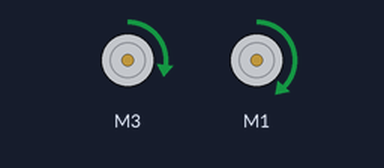
Recording of a sketch running on a simulated Arduino Mega 2560, built with avr-gcc and run on an emulated ATmega2560. Parts: 2 × DC motor (green arrow = forward, orange = backward, longer = faster). At 40.0 s the program stops and its outputs stay as they are.

Above: at 0.1 s.
At 9.1 s:
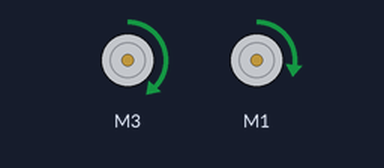
At 38.1 s:
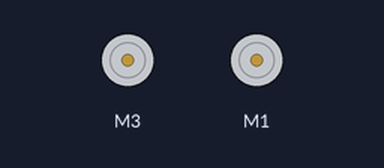
Timing chart, 0 to 39.6 s (numbered marks = the images above):
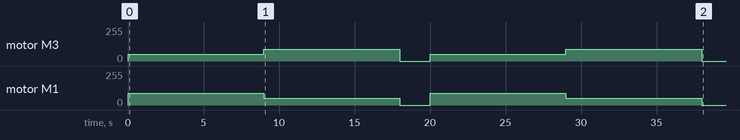

Measured:
- by itself, motor M3: stopped → forward 50/255 at 0.00 s, → forward 90/255 9.0 s later, → stopped 9.0 s later, → forward 50/255 2.0 s later, … (6 changes in this stretch)
- by itself, motor M1: stopped → forward 90/255 at 0.00 s, → forward 50/255 9.0 s later, → stopped 9.0 s later, → forward 90/255 2.0 s later, … (6 changes in this stretch)

The sketch:

Figure_Eight_Hobbs.ino
```cpp
/* B3_TimedForward.ino
   Drive the TWO-WHEELED Bread Board Bot (BBbot, B^3)
   straight ahead for specified time and then stop

   Intially commented out code will impliment a a short
   reverse brake on the motors.

   Arduino: Arduino Mega 256 v3 Clone
   Motor Shield: Adafruit assembled Motor Shield for Arduino v2
   ---->  http://www.adafruit.com/products/1438

   Programmer: Dave Eslinger (DLE); June 3, 2015
   Major revisions:
         6/7/2015, DLE: Cleaned it up for GoSciTech
         7/4/2015 DLE renamed

*/
#include <Wire.h>
#include <Adafruit_MotorShield.h>
#include <math.h>

// Create the motor shield object with the default I2C address
Adafruit_MotorShield AFMS = Adafruit_MotorShield();

// Define Constants(in all caps)
const byte TESTSPEED = 75;

// Define 'ports' for motors.
const byte LEFT_MOTOR_PORT = 3;
const byte RIGHT_MOTOR_PORT = 1;
// Create pointers to motor control objects
Adafruit_DCMotor *motorLeft = AFMS.getMotor(LEFT_MOTOR_PORT);
Adafruit_DCMotor *motorRight = AFMS.getMotor(RIGHT_MOTOR_PORT);

void setup(void){
  AFMS.begin();  // create with the default frequency 1.6KHz
  // Turn off all motors
  motorLeft->run(RELEASE);
  motorRight->run(RELEASE);
}

void loop(void){
  // Drive forward for 1 second at X/255 (~60% power)
  int duration = 1000;
  byte speed = 125;


  motorLeft->setSpeed(50);
  motorRight->setSpeed(90);

  motorLeft->run(FORWARD);
  motorRight->run(FORWARD);

  delay(9000);


  motorLeft->setSpeed(90);
  motorRight->setSpeed(50);

  motorLeft->run(FORWARD);
  motorRight->run(FORWARD);

  delay(9000);

  motorLeft->run(RELEASE);
  motorRight->run(RELEASE);

  delay(2000);


  motorLeft->setSpeed(50);
  motorRight->setSpeed(90);

  motorLeft->run(FORWARD);
  motorRight->run(FORWARD);

  delay(9000);


  motorLeft->setSpeed(90);
  motorRight->setSpeed(50);

  motorLeft->run(FORWARD);
  motorRight->run(FORWARD);

  delay(9000);

  motorLeft->run(RELEASE);
  motorRight->run(RELEASE);

  delay(2000);


  while (1) {};
}

void allStop(int direction) {
  motorLeft->setSpeed(90);
  motorRight->setSpeed(50);
  if (direction == FORWARD) {
   motorLeft->run(RELEASE);
    motorRight->run(RELEASE);
  }
  else {
    motorLeft->run(RELEASE);
   motorRight->run(RELEASE);
  }
  delay(1000);
  motorLeft->run(RELEASE);
  motorRight->run(RELEASE);
  return;
}
```
